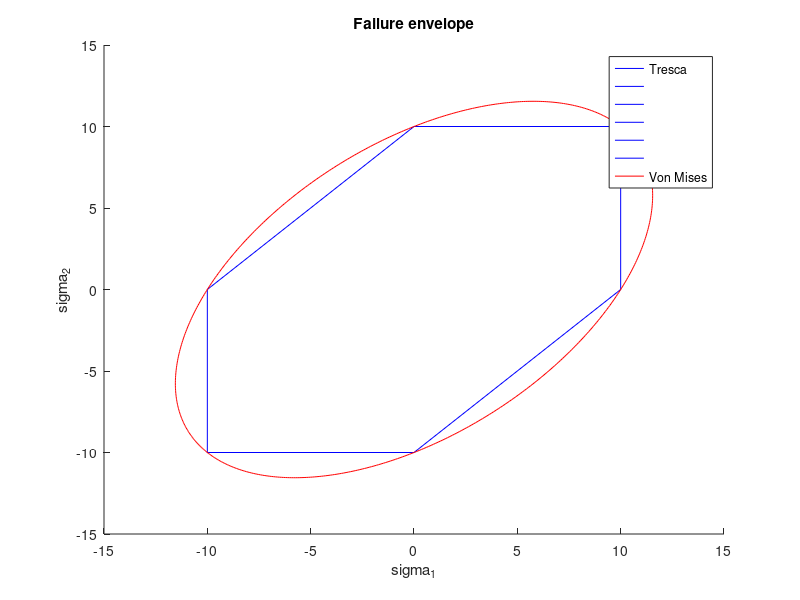

This figure's MATLAB source:
% ME21BTECH11001 Abhishek Ghosh

% Design of machine elements ME3180 assignment
% Problem Statement: MATLAB code that intakes a stress state (biaxial stress state) then finds eigenvalues, and outputs failure envelope for a material.
% use material properties of mild steel for reference. 

clear
clc
% stress state matrix
x=zeros(2,2);

% input values
prompt="Sigma XX: ";
x(1,1)=input(prompt);
prompt="Sigma yy: ";
x(2,2)=input(prompt);
prompt="Tau xy: ";
x(1,2)=input(prompt);
x(2,1)=x(1,2);

% solving for eigen values
lambda= eig(x);
sigma1 = lambda(1,1);
sigma2 = lambda(2,1);
% maximum shear stress
mss=(abs(lambda(1,1)-lambda(2,1)))/2;     
syt= max(sigma1,sigma2);

% plot the failure envelope
%Tresca
hold on
xlabel("sigma_1");
ylabel("sigma_2");
title("Failure Envelope");
plot([0,syt],[syt,syt],"b");
plot([syt,syt],[syt,0],"b");

plot([syt,0],[0,-syt],"b");
plot([0,-syt],[-syt,-syt],"b");

plot([-syt,-syt],[-syt,0],"b");
plot([-syt,0],[0,syt],"b");
hold on;

% Von Mises
degree=0:0.01:2*pi;
a=(2)^(0.5)*(syt);
b=(2/3)^(0.5)*(syt);
x = a*cos(degree)*cos(pi/4) - b*sin(degree)*sin(pi/4);
y = a*cos(degree)*sin(pi/4) + b*sin(degree)*cos(pi/4);
plot(x,y,"r");
hold on;
title("Failure envelope")
xlabel("sigma_1")
ylabel("sigma_2")
legend("Tresca","","","","","","Von Mises");
hold off;